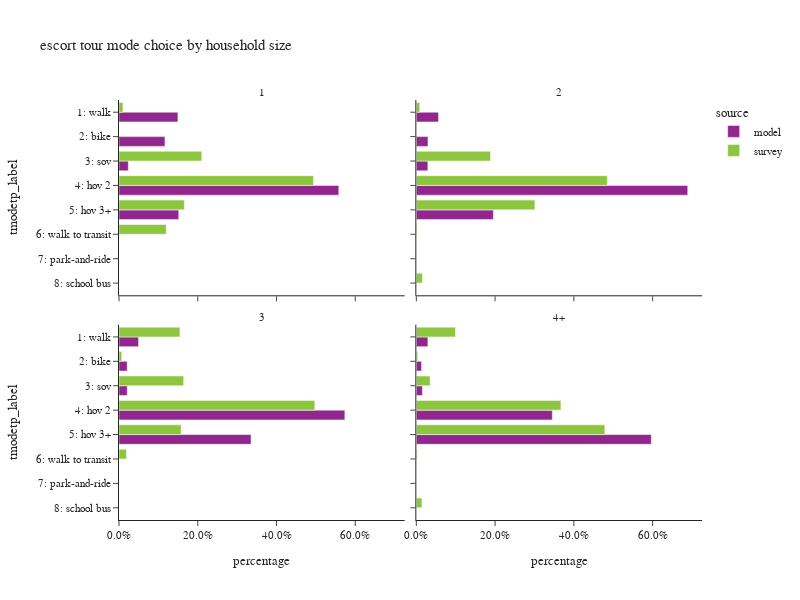

Here is the notebook cell this chart was saved with:
### Code cell
plot_mode_choice(es_tour,"hhsize_4+",
                 {"hhsize_4+":["1","2","3","4+"],
                  "tmodetp_label":["1: walk","2: bike","3: sov","4: hov 2","5: hov 3+","6: walk to transit",
                                   "7: park-and-ride","8: school bus","9: other–survey only"]},
                 "household size",2,600)

### Figure 1 — Plotly figure (JSON) as saved in the notebook; plotly's stock layout.template omitted (floating-point values rounded to 4 significant figures)
{"data": [{"alignmentgroup": "True", "customdata": [[5183], [4042], [822], [19334], [5257]], "hovertemplate": "source=model<br>hhsize_4+=1<br>percentage=%{x}<br>tmodetp_label=%{y}<br>sample count=%{customdata[0]}<extra></extra>", "legendgroup": "model", "marker": {"color": "#91268F", "pattern": {"shape": ""}}, "name": "model", "offsetgroup": "model", "orientation": "h", "showlegend": true, "textposition": "auto", "type": "bar", "x": [0.1496, 0.1167, 0.02373, 0.5582, 0.1518], "xaxis": "x3", "y": ["1: walk", "2: bike", "3: sov", "4: hov 2", "5: hov 3+"], "yaxis": "y3"}, {"alignmentgroup": "True", "customdata": [[6885], [3614], [3575], [84221], [23913]], "hovertemplate": "source=model<br>hhsize_4+=2<br>percentage=%{x}<br>tmodetp_label=%{y}<br>sample count=%{customdata[0]}<extra></extra>", "legendgroup": "model", "marker": {"color": "#91268F", "pattern": {"shape": ""}}, "name": "model", "offsetgroup": "model", "orientation": "h", "showlegend": false, "textposition": "auto", "type": "bar", "x": [0.05634, 0.02957, 0.02925, 0.6892, 0.1957], "xaxis": "x4", "y": ["1: walk", "2: bike", "3: sov", "4: hov 2", "5: hov 3+"], "yaxis": "y4"}, {"alignmentgroup": "True", "customdata": [[6959], [2915], [2929], [80531], [47076]], "hovertemplate": "source=model<br>hhsize_4+=3<br>percentage=%{x}<br>tmodetp_label=%{y}<br>sample count=%{customdata[0]}<extra></extra>", "legendgroup": "model", "marker": {"color": "#91268F", "pattern": {"shape": ""}}, "name": "model", "offsetgroup": "model", "orientation": "h", "showlegend": false, "textposition": "auto", "type": "bar", "x": [0.04956, 0.02076, 0.02086, 0.5735, 0.3353], "xaxis": "x", "y": ["1: walk", "2: bike", "3: sov", "4: hov 2", "5: hov 3+"], "yaxis": "y"}, {"alignmentgroup": "True", "customdata": [[14095], [6378], [7415], [166041], [286808]], "hovertemplate": "source=model<br>hhsize_4+=4+<br>percentage=%{x}<br>tmodetp_label=%{y}<br>sample count=%{customdata[0]}<extra></extra>", "legendgroup": "model", "marker": {"color": "#91268F", "pattern": {"shape": ""}}, "name": "model", "offsetgroup": "model", "orientation": "h", "showlegend": false, "textposition": "auto", "type": "bar", "x": [0.02932, 0.01327, 0.01542, 0.3454, 0.5966], "xaxis": "x2", "y": ["1: walk", "2: bike", "3: sov", "4: hov 2", "5: hov 3+"], "yaxis": "y2"}, {"alignmentgroup": "True", "customdata": [[4], [10], [21], [1], [3]], "hovertemplate": "source=survey<br>hhsize_4+=1<br>percentage=%{x}<br>tmodetp_label=%{y}<br>sample count=%{customdata[0]}<extra></extra>", "legendgroup": "survey", "marker": {"color": "#8CC63E", "pattern": {"shape": ""}}, "name": "survey", "offsetgroup": "survey", "orientation": "h", "showlegend": true, "textposition": "auto", "type": "bar", "x": [0.01001, 0.2102, 0.4939, 0.166, 0.1199], "xaxis": "x3", "y": ["1: walk", "3: sov", "4: hov 2", "5: hov 3+", "6: walk to transit"], "yaxis": "y3"}, {"alignmentgroup": "True", "customdata": [[9], [22], [84], [32], [5], [1]], "hovertemplate": "source=survey<br>hhsize_4+=2<br>percentage=%{x}<br>tmodetp_label=%{y}<br>sample count=%{customdata[0]}<extra></extra>", "legendgroup": "survey", "marker": {"color": "#8CC63E", "pattern": {"shape": ""}}, "name": "survey", "offsetgroup": "survey", "orientation": "h", "showlegend": false, "textposition": "auto", "type": "bar", "x": [0.008663, 0.1883, 0.4849, 0.3011, 0.001577, 0.01542], "xaxis": "x4", "y": ["1: walk", "3: sov", "4: hov 2", "5: hov 3+", "6: walk to transit", "8: school bus"], "yaxis": "y4"}, {"alignmentgroup": "True", "customdata": [[23], [8], [7], [79], [45], [4]], "hovertemplate": "source=survey<br>hhsize_4+=3<br>percentage=%{x}<br>tmodetp_label=%{y}<br>sample count=%{customdata[0]}<extra></extra>", "legendgroup": "survey", "marker": {"color": "#8CC63E", "pattern": {"shape": ""}}, "name": "survey", "offsetgroup": "survey", "orientation": "h", "showlegend": false, "textposition": "auto", "type": "bar", "x": [0.1547, 0.00692, 0.1641, 0.4972, 0.1579, 0.01909], "xaxis": "x", "y": ["1: walk", "2: bike", "3: sov", "4: hov 2", "5: hov 3+", "6: walk to transit"], "yaxis": "y"}, {"alignmentgroup": "True", "customdata": [[52], [2], [11], [126], [188], [1], [5]], "hovertemplate": "source=survey<br>hhsize_4+=4+<br>percentage=%{x}<br>tmodetp_label=%{y}<br>sample count=%{customdata[0]}<extra></extra>", "legendgroup": "survey", "marker": {"color": "#8CC63E", "pattern": {"shape": ""}}, "name": "survey", "offsetgroup": "survey", "orientation": "h", "showlegend": false, "textposition": "auto", "type": "bar", "x": [0.09932, 0.003541, 0.03497, 0.3672, 0.4787, 0.002125, 0.01413], "xaxis": "x2", "y": ["1: walk", "2: bike", "3: sov", "4: hov 2", "5: hov 3+", "6: walk to transit", "8: school bus"], "yaxis": "y2"}], "layout": {"annotations": [{"font": {}, "showarrow": false, "text": "3", "x": 0.245, "xanchor": "center", "xref": "paper", "y": 0.465, "yanchor": "bottom", "yref": "paper"}, {"font": {}, "showarrow": false, "text": "4+", "x": 0.755, "xanchor": "center", "xref": "paper", "y": 0.465, "yanchor": "bottom", "yref": "paper"}, {"font": {}, "showarrow": false, "text": "1", "x": 0.245, "xanchor": "center", "xref": "paper", "y": 1.0, "yanchor": "bottom", "yref": "paper"}, {"font": {}, "showarrow": false, "text": "2", "x": 0.755, "xanchor": "center", "xref": "paper", "y": 1.0, "yanchor": "bottom", "yref": "paper"}], "barmode": "group", "height": 600, "legend": {"title": {"text": "source"}, "tracegroupgap": 0}, "title": {"text": "escort tour mode choice by household size"}, "width": 800, "xaxis": {"anchor": "y", "domain": [0.0, 0.49], "tickformat": ".1%", "title": {"text": "percentage"}}, "xaxis2": {"anchor": "y2", "domain": [0.51, 1.0], "matches": "x", "tickformat": ".1%", "title": {"text": "percentage"}}, "xaxis3": {"anchor": "y3", "domain": [0.0, 0.49], "matches": "x", "showticklabels": false, "tickformat": ".1%"}, "xaxis4": {"anchor": "y4", "domain": [0.51, 1.0], "matches": "x", "showticklabels": false, "tickformat": ".1%"}, "yaxis": {"anchor": "x", "categoryarray": ["9: other–survey only", "8: school bus", "7: park-and-ride", "6: walk to transit", "5: hov 3+", "4: hov 2", "3: sov", "2: bike", "1: walk"], "categoryorder": "array", "domain": [0.0, 0.465], "title": {"text": "tmodetp_label"}}, "yaxis2": {"anchor": "x2", "domain": [0.0, 0.465], "matches": "y", "showticklabels": false}, "yaxis3": {"anchor": "x3", "categoryarray": ["9: other–survey only", "8: school bus", "7: park-and-ride", "6: walk to transit", "5: hov 3+", "4: hov 2", "3: sov", "2: bike", "1: walk"], "categoryorder": "array", "domain": [0.535, 1.0], "matches": "y", "title": {"text": "tmodetp_label"}}, "yaxis4": {"anchor": "x4", "domain": [0.535, 1.0], "matches": "y", "showticklabels": false}}}
